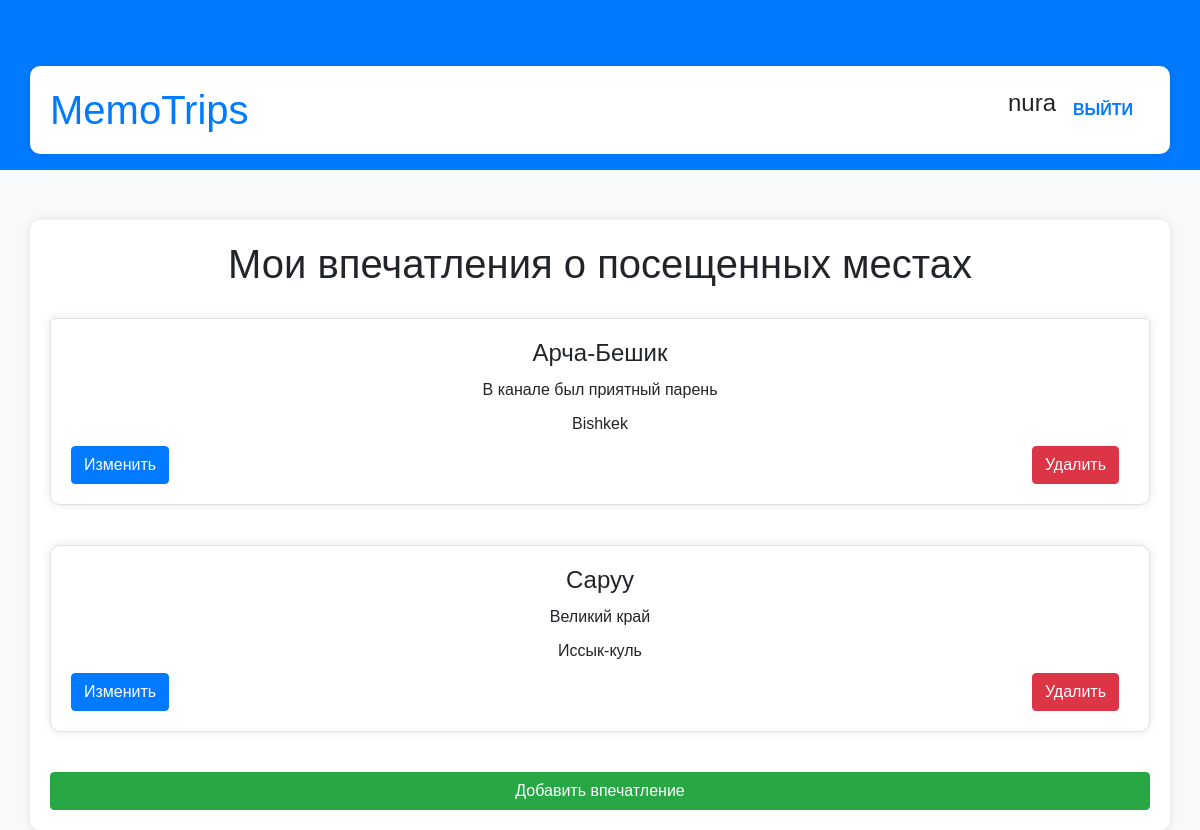
Before: / (signed in) with the older database file.
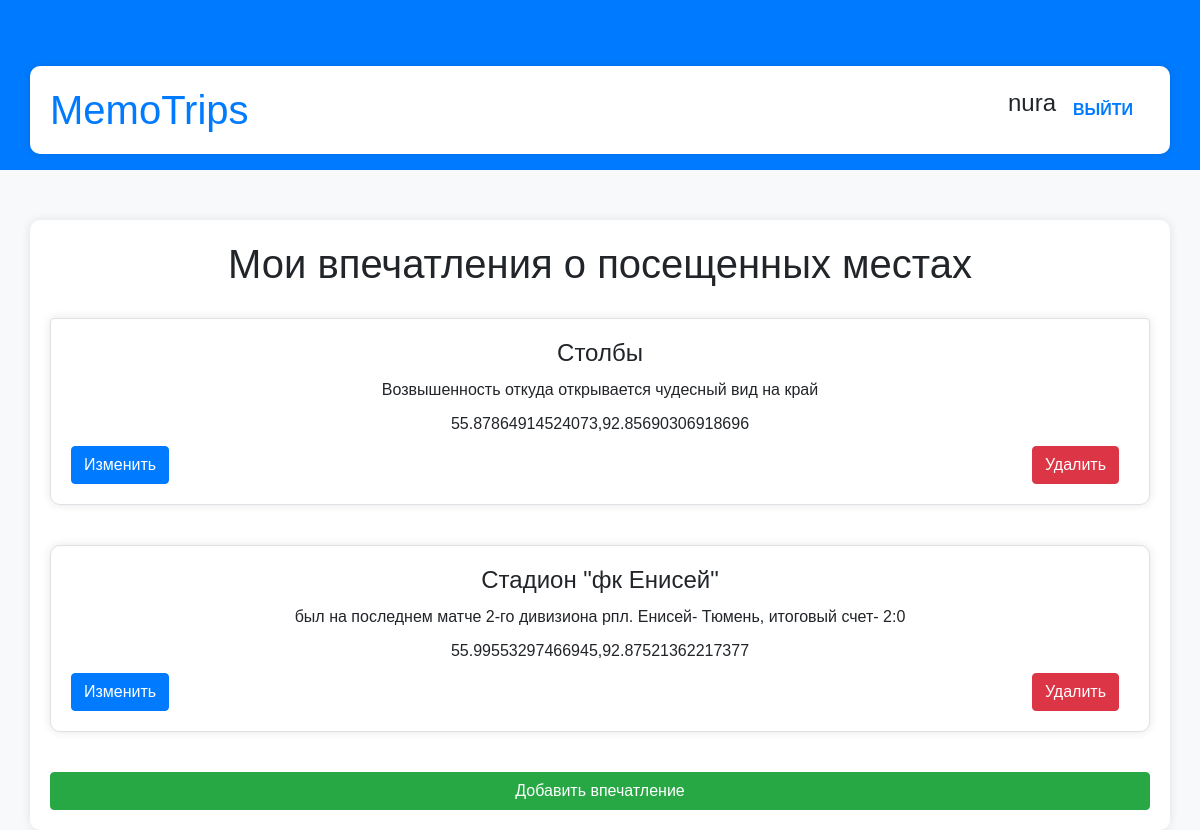
After: the same page with the newer database file.
### trips/models.py (models this page shows, shortened)
class User(AbstractUser):
    vk_id = models.CharField(max_length=35, blank=True, null=True)
    avatar =models.URLField(blank=True, null=True)
    groups = models.ManyToManyField(
        'auth.Group',
        related_name='customuser_set',  # Добавлено для разрешения конфликта
        blank=True,
        help_text='The groups this user belongs to.',
        verbose_name='groups',
    )
    user_permissions = models.ManyToManyField(
        'auth.Permission',
        related_name='customuser_set',  # Добавлено для разрешения конфликта
        blank=True,
        help_text='Specific permissions for this user.',
        verbose_name='user permissions',
    )

class Note(models.Model):
    user = models.ForeignKey(User, on_delete=models.CASCADE)
    title = models.CharField(max_length=200)
    comment = models.TextField()
    location = models.CharField(max_length=200)
    created_time = models.DateTimeField(auto_now_add=True)

### trips/views.py (the view)
# urls.py: path('', views.index, name='index'),
@login_required
def index(request):
    notes = Note.objects.filter(user=request.user).order_by('-created_time')
    return render(request, 'index.html', {'notes': notes})

### trips/templates/index.html (shortened to what this page needs)
{% extends "base.html" %}
{% block content %}
    <h1>Мои впечатления о посещенных местах</h1>
    {% if user.is_authenticated %}
        <ul class="list-group">
            {% for note in notes %}
                <li class="list-group-item mb-3">
                    <h2>{{ note.title }}</h2>
                    <p>{{ note.comment }}</p>
                    <p>{{ note.location }}</p>
                    <div class="d-flex justify-content-between">
                        <a href="{% url 'edit_note' note.pk %}" class="btn btn-primary">Изменить</a>
                        <form action="{% url 'delete_note' note.pk %}" method="post" style="display:inline;">
                            <button type="submit" class="btn btn-danger">Удалить</button>
                        </form>
                    </div>
                </li>
            {% empty %}
            <p>У вас нет ни одного воспоминания</p>
             <div class="text-center mt-4">
        </div>
            {% endfor %}
             <a href="{% url 'add_note' %}" class="btn btn-success">Добавить впечатление</a>
        </ul>
    {% else %}
        <div class="alert alert-warning text-center">
            {% url 'welcome' %}
        </div>
    {% endif %}
{% endblock %}

### trips/templates/base.html (shortened to what this page needs)
<!DOCTYPE html>
{% load static %}
<html lang="en">
<head>
    <link rel="stylesheet" href="https://maxcdn.bootstrapcdn.com/bootstrap/4.0.0/css/bootstrap.min.css">
    <link rel="stylesheet" type="text/css" href="{% static 'css/styles.css' %}">
</head>
<body>
<header class="bg-primary text-black p-3 mb-3">
    <div class="container d-flex justify-content-between align-items-center">
        <a href="{% url 'index' %}"><h1 class="mb-0">MemoTrips</h1></a>
        <nav>
            <ul class="nav">
                <li class="nav-item"><h4>{{ user.username }}</h4></li>
                <form method="post" action="{% url 'logout' %}">
                    <button type="submit" class="btn btn-link nav-link text-black">ВЫЙТИ</button>
                </form>
            </ul>
        </nav>
    </div>
</header>
<div class="container">
    {% block content %}
    {% endblock %}
</div>
</body>
</html>

### static/css/styles.css (style rules this page uses)
.container { text-align: center; background-color: white; padding: 20px; border-radius: 10px; box-shadow: 0 0 10px rgba(0, 0, 0, 0.1); }
body { font-family: Arial, sans-serif; background-color: #f8f9fa; }
.container { margin-top: 50px; }
h1 { margin-bottom: 30px; }
.list-group-item { background-color: white; border: 1px solid #dee2e6; border-radius: 10px; box-shadow: 0 0 10px rgba(0, 0, 0, 0.1); padding: 20px; }
.list-group-item h2 { font-size: 1.5rem; margin-bottom: 10px; }
.list-group-item p { margin-bottom: 10px; }
.list-group-item .btn { margin-right: 10px; }
header h1 { margin: 0; }
.nav-link { font-weight: bold; }

Changed rows visible on the page:
removed Note: title "Арча-Бешик", comment "В канале был приятный парень", location "Bishkek"
removed Note: title "Саруу", comment "Великий край", location "Иссык-куль"
added Note: title "Столбы", comment "Возвышенность откуда открывается чудесный вид на край", location "55.87864914524073,92.85690306918696"
added Note: title "Стадион \"фк Енисей\"", comment "был на последнем матче 2-го дивизиона рпл. Енисей- Тюмень, итоговый счет- 2:0", location "55.99553297466945,92.87521362217377"
